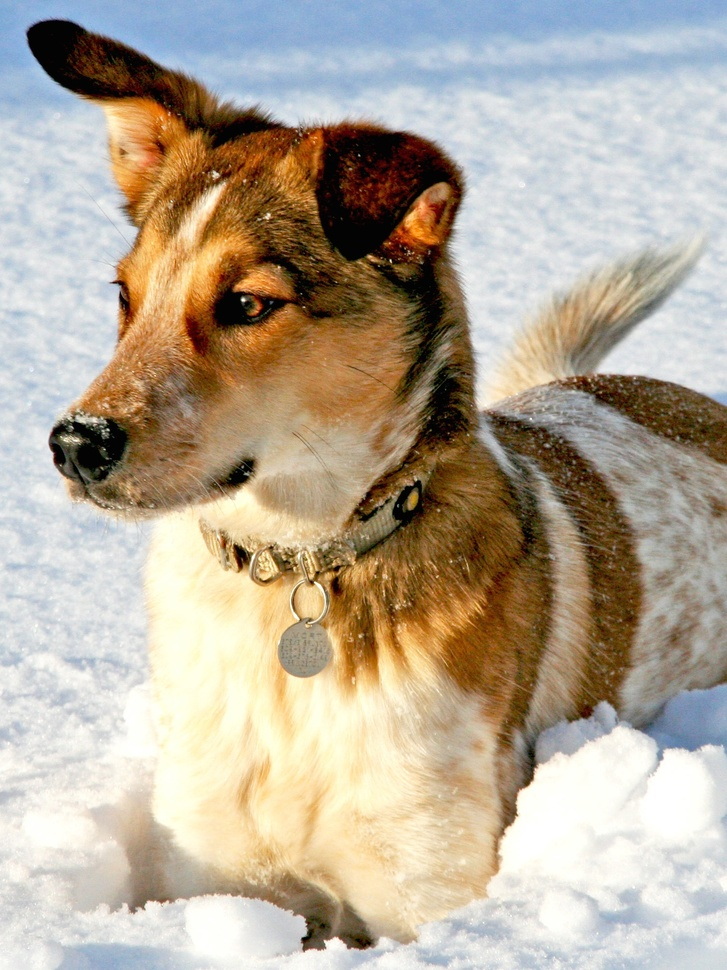
#> input picture DATA/dog.jpg, 727 x 970 px, shrunk from 1500 x 2000 before the run
$ jupyter execute PatternRec_HW1.ipynb
#> lines starting #> are read from the running program, lines starting #| are printed output that depends on the picture
[cell 1]
from matplotlib.image import imread
import matplotlib.pyplot as plt
import numpy as np
import os
from skimage import color


A = imread(os.path.join('DATA', 'dog.jpg'))
#> A is the input picture: shape (970, 727, 3); mean R, G, B 181.4, 169.5, 152
print(A.shape)
#| (970, 727, 3)
imgGray = color.rgb2gray(A)
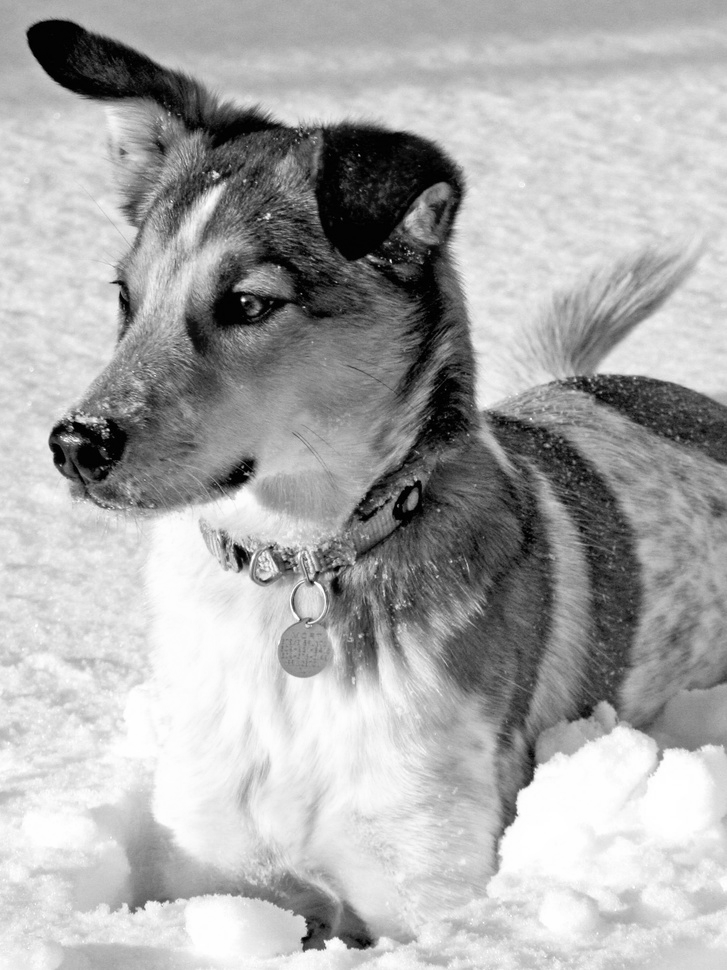
#> imgGray: shape (970, 727) float64; min 0, max 1, mean 0.67
img = plt.imshow(imgGray)
img.set_cmap('gray')
plt.axis('off')
plt.show()

[cell 2]
# Do SVD

U, S, VT = np.linalg.svd(imgGray, full_matrices=False)
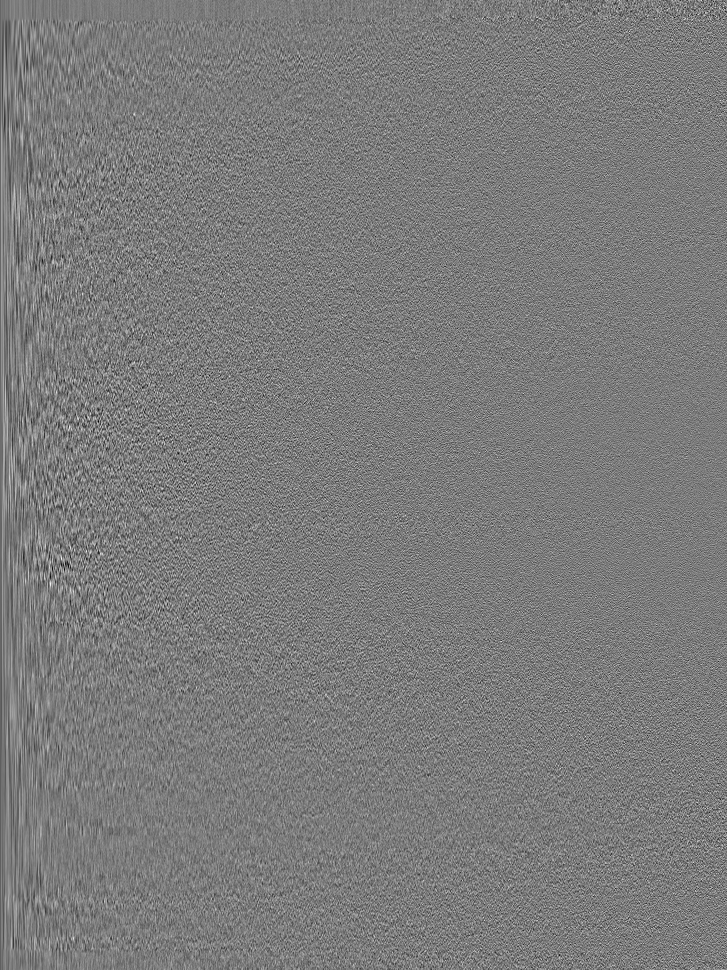
#> U: shape (970, 727) float64; min -0.182, max 0.193, mean -3.33e-05; drawn with min black and max white
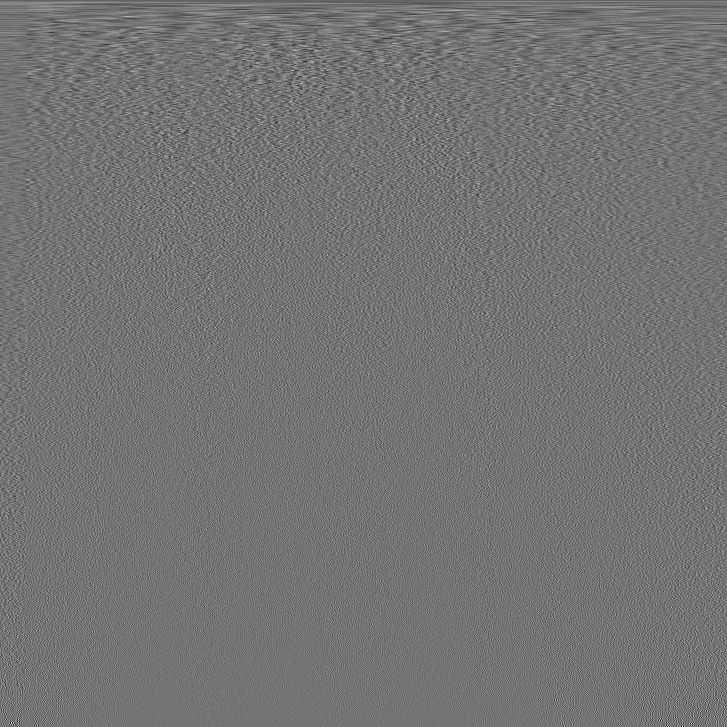
#> VT: shape (727, 727) float64; min -0.274, max 0.329, mean -6e-05; drawn with min black and max white
#> S = 727 values, max 575.4 at index 0, min 0.0255 at index 726, mean 2.64
S = np.diag(S)
r = 5
U1 = U[:,:r]
#> U1 = 970 rows, first 6: [-0.0311, -0.00602, -0.0154, -0.0108, -0.0162], [-0.0312, -0.00609, -0.0152, -0.0104, -0.016], [-0.0311, -0.00625, -0.015, -0.0103, -0.0161], [-0.0311, -0.00607, -0.0148, -0.0101, -0.016], [-0.0311, -0.006, -0.0148, -0.00948, -0.0163], [-0.0311, -0.00604, -0.0147, -0.00942, -0.0164]
print(U1.shape)
#| (970, 5)
UT = U1.transpose()
C = UT@U1
#> C = [[1, 1.25e-16, -8.33e-17, -2.78e-17, 1.67e-16], [1.25e-16, 1, -4.28e-16, 1.44e-16, -1.11e-16], [-8.33e-17, -4.28e-16, 1, -2.01e-16, 1.39e-17], [-2.78e-17, 1.44e-16, -2.01e-16, 1, 1.95e-16], [1.67e-16, -1.11e-16, 1.39e-17, 1.95e-16, 1]]
print(C.shape)
#| (5, 5)
#print(C)

for r in (5, 20, 25):
    Ur = U[:,:r]
    print(Ur.shape)
    UT = np.transpose(Ur)
    UTU = UT@Ur
    rel_err = np.linalg.norm(UTU - np.identity(r))
    print(rel_err)
#> this loop made 3 passes
#> rel_err on passes 1 to 3: 2.65e-15, 4.73e-15, 5.43e-15
#| 2.648844715351745e-15
#| 4.729580183606206e-15
#| 5.4297412389804986e-15
#> pass 2, `UTU = UT@Ur`:
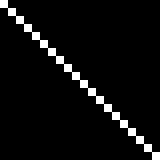
#> UTU: shape (20, 20) float64 (shown 8 times larger); min -6.14e-16, max 1, mean 0.05; drawn with min black and max white
#> pass 3, `UTU = UT@Ur`:
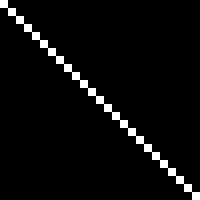
#> UTU: shape (25, 25) float64 (shown 8 times larger); min -6.14e-16, max 1, mean 0.04; drawn with min black and max white
